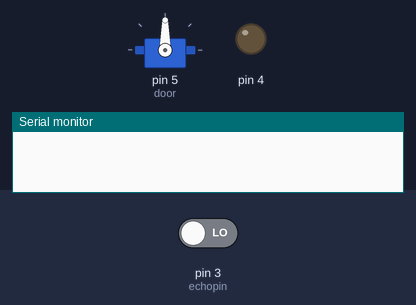
This sketch was run on a simulated Arduino Uno, built with avr-gcc and run on an emulated ATmega328P. Shown: servo, output pins drawn as LEDs (lit = HIGH), the last lines printed to the serial monitor. Inputs (shaded band) come from the test bench; at power-on: pin 3 (echopin) LOW. Pins used as bus, display or sensor lines are not drawn.

Above: at 0.1 s.
At 1.1 s:
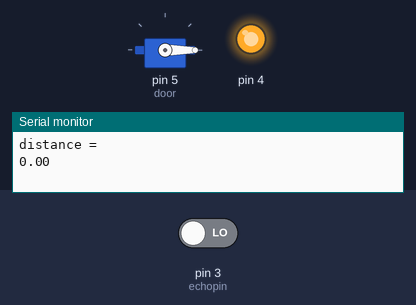
Timing chart, 0 to 2.6 s (numbered marks = the images above):
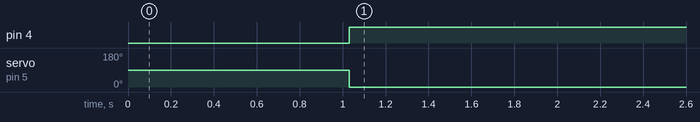

Measured:
- by itself, pin 4: LOW → HIGH at 1.0 s
- by itself, servo on pin 5 (door): 90° → 0° at 1.0 s

The sketch:

ultrasnic.ino
```cpp
#include <Servo.h>//servo motor library

#define trigping 2 //arduino port connected to trigger pin of ultrasonic
#define echopin 3  //arduino port connected to echo pin of ultrasonic
#define led 4
//int duration; //time taken by signals to bounce
float distance;//distance between sensor and object
Servo door; // name of servo moto

void setup() {
  // put your setup code here, to run once:
  pinMode(2,OUTPUT);
  pinMode(3, INPUT);
  pinMode(4, OUTPUT);
  Serial.begin(9600);
  door.attach(5);

}

void loop() {
  // put your main code here, to run repeatedly:
  digitalWrite(2, LOW); //ultrasonic start at lower status
  delay(10);
  digitalWrite(2, HIGH);//ultrasonic get high after reading data
   delay(20);
  digitalWrite(2, LOW);//ultrasonic return to lower status
  int duration = pulseIn(3,HIGH); //READ DURATION ACCORDING TO BOUNCED SIGNALS that's why we use plseIn
  float distnce = duration * 0.034 /2; //0.034 is the speed of light in millimeter per millisecond divide by 2 to take only bounced signals
  //we use speed of light bcz there is non delay need to receive signals
  Serial.println("distance = ");
  Serial.print(distance);
  //logic of the program
  if(distance<20){
    digitalWrite(4, HIGH);
    door.write(0-180);

  }else{
    digitalWrite(4, LOW);
  }


}
```
